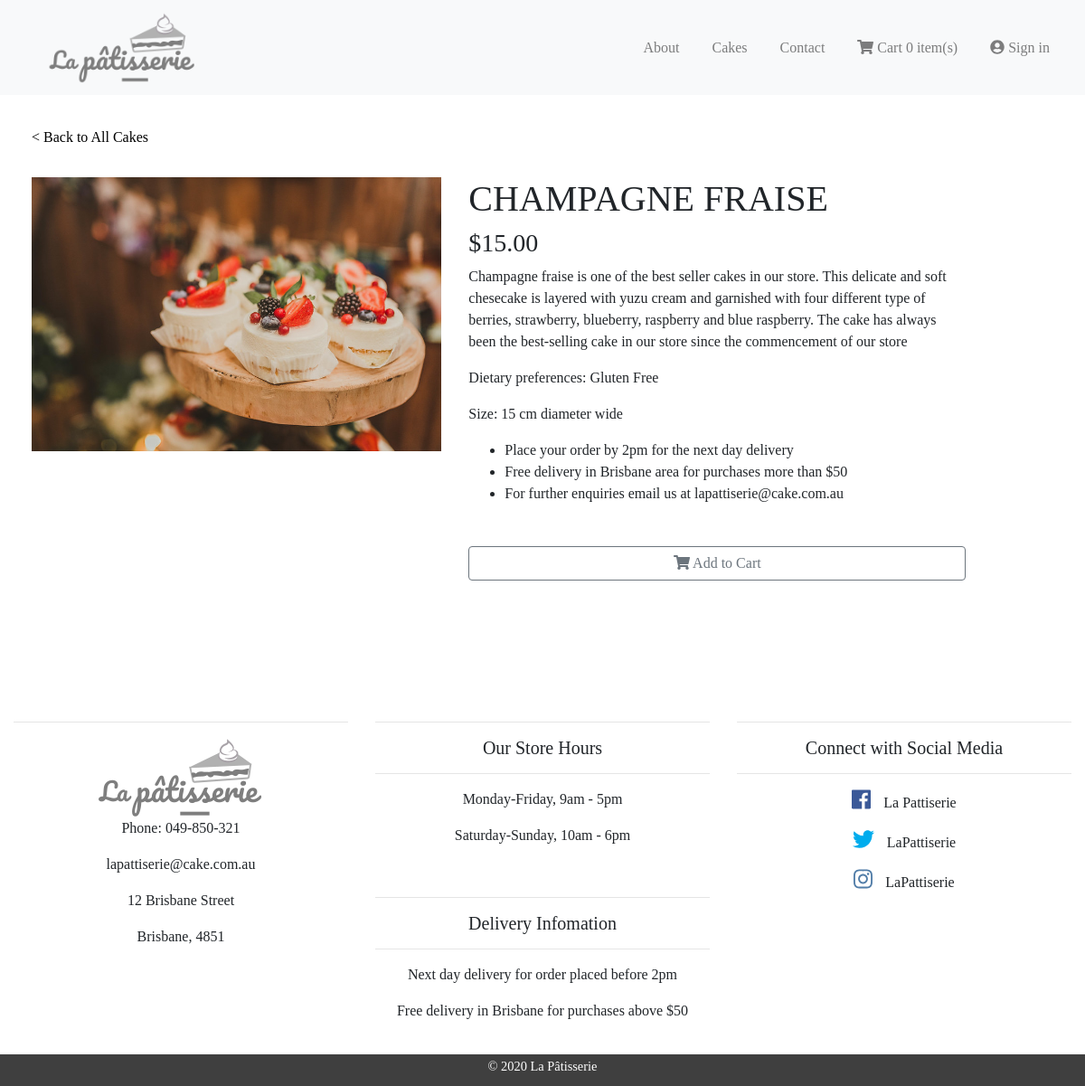
The app's page /cakes/2/ with its own data.
### lapatisserie/models.py (models this page shows, shortened)
class Cake(db.Model):
    __tablename__ = 'cakes'
    id = db.Column(db.Integer, primary_key=True)
    name = db.Column(db.String(100), unique=True)
    bestselling = db.Column(db.Boolean, default=False)
    description = db.Column(db.String(500), nullable=False)
    image = db.Column(db.String(64), nullable=False)
    dietary = db.Column(db.String(150))
    size = db.Column(db.String(100), nullable=False)
    price = db.Column(db.Float, nullable=False)
    caketype_id = db.Column(db.Integer, db.ForeignKey('caketypes.id'))

### lapatisserie/views.py (the view)
@bp.route('/cakes/<int:cakeid>/')
def detail(cakeid):
    cake = Cake.query.filter(Cake.id == cakeid).one()
    result = cartquantity()
    return render_template('detail.html', cake=cake, cartquantity=result['quantity'])

### lapatisserie/views.py (called while the page is built)
@bp.context_processor
def cartquantity():
    if 'order_id' in session:
        order = Order.query.get_or_404(session['order_id'])
        return dict(quantity=len(order.cakes))
    else:
        return dict(quantity=0)

### lapatisserie/templates/detail.html (shortened to what this page needs)
{% extends 'base.html' %}
{% block main %}
<div class="row">
    <div class="col-md-12 back-button">
        <a href="{{url_for('main.index', _anchor='cakes_anchor')}}">
            < Back to All Cakes </a>
    </div>
    <div class="col-md-5">
        <img class="img-fluid" src="{{url_for('static', filename='img/'+cake.image)}}" alt="Cake Photo">
    </div>
    <div class="col-md-6">
        <h1>{{cake.name}}</h1>
        <h3>{{ "$%.2f"|format(cake.price) }}</h3>
        <p>{{cake.description}}</p>
        <p>Dietary preferences: {{cake.dietary}}</p>
        <p>Size: {{cake.size}}</p>
        <ul>
            <li>
                Place your order by 2pm for the next day delivery
            </li>
            <li>
                Free delivery in Brisbane area for purchases more than $50
            </li>
            <li>
                For further enquiries email us at lapattiserie@cake.com.au
            </li>
        </ul>
        <div class="row">
            <div class="col-sm-12 detail-button">
                <form action="{{ url_for('main.order') }}">
                    <button class="btn btn-block btn-outline-secondary" type="submit"><i
                            class="fas fa-shopping-cart"></i> Add to Cart</button>
                </form>
            </div>
        </div>
    </div>
</div>
{% endblock %}

### lapatisserie/templates/base.html (shortened to what this page needs)
<!DOCTYPE html>
<html lang="en">
<head>
    <link rel="stylesheet" href="https://stackpath.bootstrapcdn.com/bootstrap/4.4.1/css/bootstrap.min.css"
>
    <link href="{{ url_for('static', filename='css/master.css') }}" rel="stylesheet">
    <link href="{{ url_for('static', filename='css/index.css') }}" rel="stylesheet">
</head>
<body>
    <header>
        <nav class=" navbar navbar-expand-lg navbar-light bg-light fixed-top">
            <div class="container-fluid">
                <a class="navbar-brand" href="{{url_for('main.index')}}"><img class="img-nav"
                        src="{{url_for('static', filename='img/logo1.png')}}"></a>
                <div class="collapse navbar-collapse" id="navbarResponsive">
                    <ul class="navbar-nav ml-auto">
                        <li class="nav-item">
                            <a class="nav-link" href="{{url_for('main.about')}}">About</a>
                        </li>
                        <li class="nav-item">
                            <a class="nav-link" href="{{url_for('main.index', _anchor='search_anchor')}}">Cakes</a>
                        </li>
                        <li class=" nav-item">
                            <a class="nav-link" href="#">Contact</a>
                        </li>
                        <li class="nav-item">
                            <a class="nav-link" href="{{url_for('main.order')}}"><i class="fas fa-shopping-cart"></i>
                                Cart {{cartquantity}} item(s)</a>
                        </li>
                        <li class="nav-item">
                            <a class="nav-link" href="#"><i class="fas fa-user-circle"></i> Sign in</a>
                        </li>
                    </ul>
                </div>
            </div>
        </nav>
    </header>
    <div class="container-fluid">
        <main class="detail-container">
            {% block main %}{% endblock %}
        </main>
    </div>
    <footer>
        <div class="container-fluid">
            <div class="row text-center">
                <div class="col-md-4">
                    <hr class="light">
                    <img src="{{url_for('static', filename='img/logo1.png')}}" class="img-fluid">
                    <p>Phone: 049-850-321</p>
                    <p>lapattiserie@cake.com.au</p>
                    <p>12 Brisbane Street</p>
                    <p>Brisbane, 4851</p>
                </div>
                <div class="col-md-4">
                    <hr class="light">
                    <h5>Our Store Hours</h5>
                    <hr class="light">
                    <p>Monday-Friday, 9am - 5pm</p>
                    <p>Saturday-Sunday, 10am - 6pm</p>
                    <br>
                    <hr class="light">
                    <h5>Delivery Infomation</h5>
                    <hr class="light">
                    <p>Next day delivery for order placed before 2pm</p>
                    <p>Free delivery in Brisbane for purchases above $50</p>
                </div>
                <div class="col-md-4">
                    <hr class="light">
                    <h5>Connect with Social Media</h5>
                    <hr class="light">
                    <p><i class="fab fa-facebook"></i> La Pattiserie</p>
                    <p><i class="fab fa-twitter"></i> LaPattiserie</p>
                    <p><i class="fab fab fa-instagram"></i> LaPattiserie</p>
                </div>
                <div class="col-12 footer-create">
                    <h5>&copy; 2020 La Pâtisserie</h5>
                </div>
            </div>
        </div>
    </footer>
</body>
</html>

### lapatisserie/static/css/master.css (style rules this page uses)
html,body { height:100%; font-family: 'Crimson Text', serif; }
.nav-item { margin-left:20px; }
.img-nav { width:90%; padding-left:20px; }
.fa-facebook { color:#3b5998; }
.fa-twitter { color:#00aced; }
.fa-instagram { color:#517da8; }
.fa-facebook, .fa-twitter, .fa-instagram { font-size: 1.5em; margin-right:10px; }
.footer-create { background-color: #3f3f3f; color:white; margin-top:20px; padding:5px; }
.footer-create h5 { font-size:90%; }

### lapatisserie/static/css/index.css (style rules this page uses)
.detail-container { padding:140px 20px 140px 20px; }
.back-button { padding-bottom:2rem; }
.back-button a { color:black; }
.detail-button { margin-top:30px; }

### records on screen
Cake: image (picture), name "CHAMPAGNE FRAISE", price "$15.00", description "Champagne fraise is one of the best seller cakes in our store. This delicate and soft chesecake is layered with yuzu cream and garnished with four different type of berries, strawberry, blueberry, raspberry and blue raspberry. The cake has always been the best-selling cake in our store since the commencement of our store", dietary "Gluten Free", size "15 cm diameter wide"

### other values on screen
{{ cartquantity }} "0"
